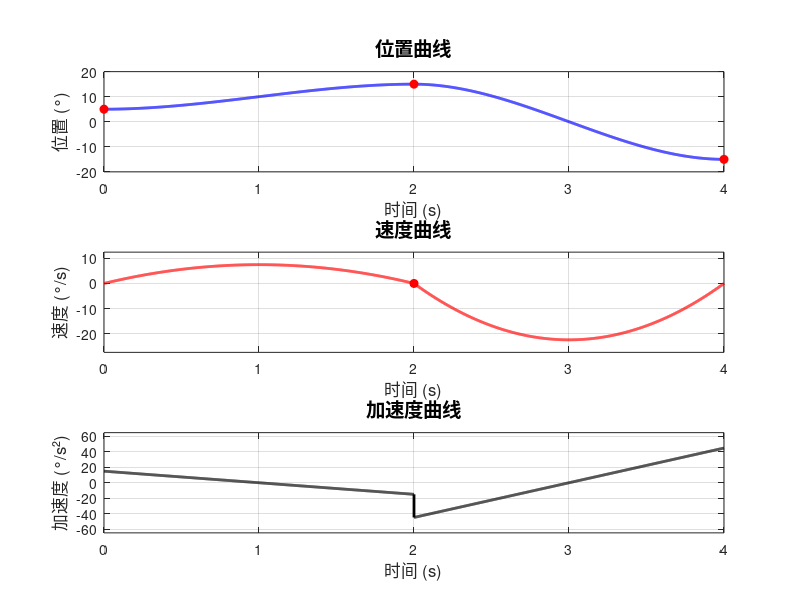

Write MATLAB code to recreate this figure.
%% 参数设置
theta0 = 5.0;     
thetav = 15.0;     
thetag = -15.0;    
t = 2.0;   

% 第一段三次样条系数
a0 = 5;
a1 = 0;
a2 = 7.5;
a3 = -2.5;

% 第二段三次样条系数
b0 = 15;
b1 = 0;
b2 = -22.5;
b3 = 7.5;

dt = 0.001;  % 时间分辨率
t1 = 0:dt:t;     
t2 = t:dt:2*t;  

%% 第一段轨迹计算
% 位置
theta1 = a0 + a1*t1 + a2*t1.^2 + a3*t1.^3;
% 速度
theta1_dot = a1 + 2*a2*t1 + 3*a3*t1.^2;
% 加速度
theta1_ddot = 2*a2 + 6*a3*t1;

%% 第二段轨迹计算
t2_ = t2 - t;
% 位置
theta2 = b0 + b1*t2_ + b2*t2_.^2 + b3*t2_.^3;
% 速度
theta2_dot = b1 + 2*b2*t2_ + 3*b3*t2_.^2;
% 加速度
theta2_ddot = 2*b2 + 6*b3*t2_;

%% 合并两段轨迹
t_total = [t1, t2];
theta = [theta1, theta2];
theta_dot = [theta1_dot, theta2_dot];
theta_ddot = [theta1_ddot, theta2_ddot];

%% 绘制图形
figure('Position', [100, 100, 1200, 800]);

% 1. 位置曲线
subplot(3, 1, 1);
plot(t_total, theta, 'b-', 'LineWidth', 2);
hold on;
% 标记关键点
plot(0, theta0, 'ro', 'MarkerSize', 6, 'MarkerFaceColor', 'r');
plot(t, thetav, 'ro', 'MarkerSize', 6, 'MarkerFaceColor', 'r');
plot(2*t, thetag, 'ro', 'MarkerSize', 6, 'MarkerFaceColor', 'r');

xlabel('时间 (s)', 'FontSize', 12);
ylabel('位置 (°)', 'FontSize', 12);
title('位置曲线', 'FontSize', 14);
grid on;
xlim([0, 2*t]);
ylim([min(theta)-5, max(theta)+5]);

% 2. 速度曲线
subplot(3, 1, 2);
plot(t_total, theta_dot, 'r-', 'LineWidth', 2);
hold on;
% 标记中间点速度（应为0）
plot(t, 0, 'ro', 'MarkerSize', 6, 'MarkerFaceColor', 'r');

xlabel('时间 (s)', 'FontSize', 12);
ylabel('速度 (°/s)', 'FontSize', 12);
title('速度曲线', 'FontSize', 14);
grid on;
xlim([0, 2*t]);
ylim([min(theta_dot)-5, max(theta_dot)+5]);

% 3. 加速度曲线
subplot(3, 1, 3);
plot(t_total, theta_ddot, 'k-', 'LineWidth', 2);
hold on;

xlabel('时间 (s)', 'FontSize', 12);
ylabel('加速度 (°/s²)', 'FontSize', 12);
title('加速度曲线', 'FontSize', 14);
grid on;
xlim([0, 2*t]);
ylim([min(theta_ddot)-20, max(theta_ddot)+20]);
